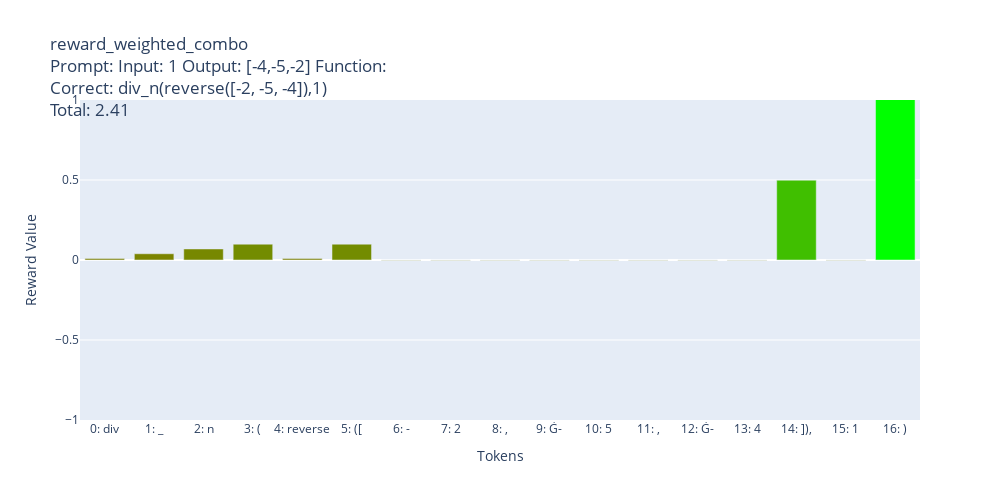
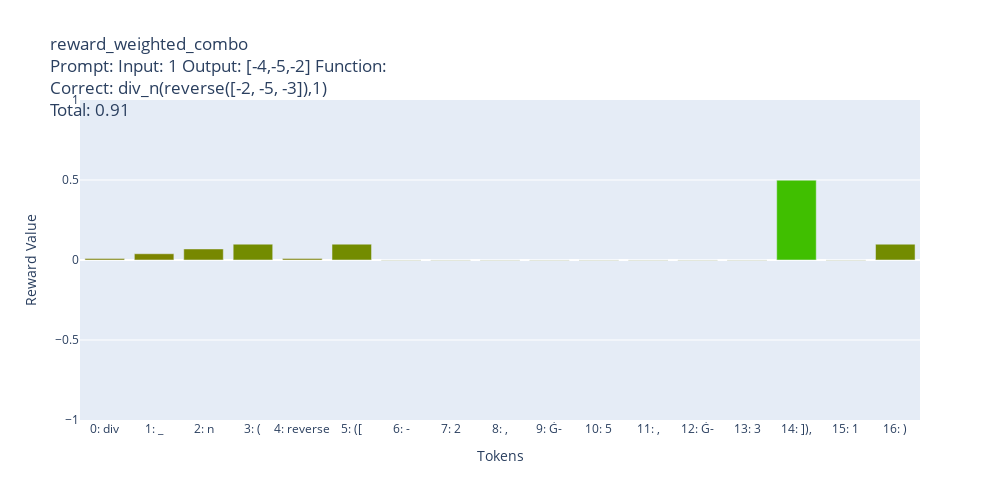
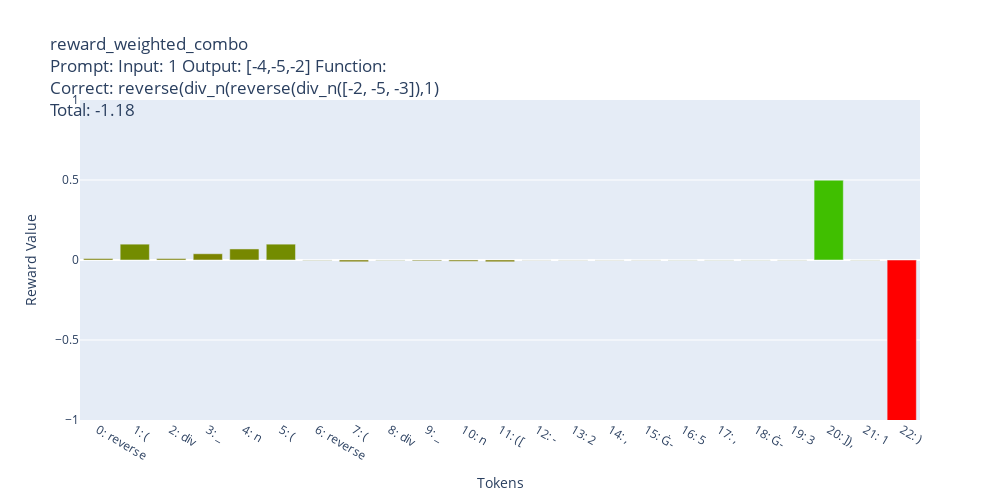
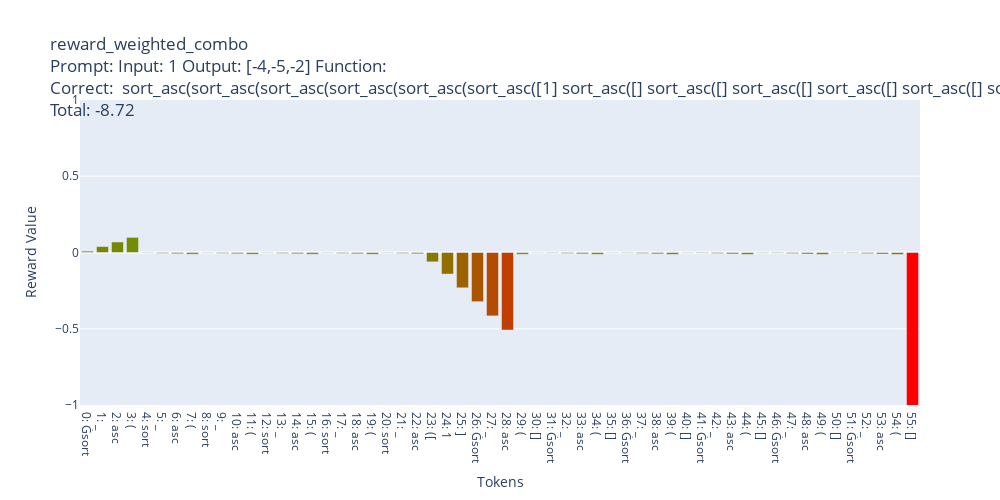

Notebook code for these charts, in order:
### Code cell
from rewards import reward_basic, reward_basic_dense, make_reward_token_cost, make_reward_output_length_diff, reward_func_usage, make_reward_substring_matches, reward_func_usage_dense, make_reward_closing_brackets, make_reward_weighted_combo, penalize_syntax_errors

# reward_basic(["Input: 1 Output: [-4,-5,-2] Function: div_n(reverse([-2, -5, -4]),1)"])
input_outputs = [
    ["Input: 1 Output: [-4,-5,-2] Function:", "div_n(reverse([-2, -5, -4]),1)", "div_n(reverse([-2, -5, -4]),1)"],
    # ["Input: 1 Output: [-4,-5,-2] Function:", "div_n(reverse([-2, -5, -4])),1))", "div_n(reverse([-2, -5, -4]),1)"],
    # ["Input: 1 Output: [-4,-5,-2] Function:", "div_n(reverse([-2, -5, -4]))),1),),)", "div_n(reverse([-2, -5, -4]),1)"],
    # ["Input: 1 Output: [-4,-5,-2] Function:", "div_n(reverse([-2, -5]),1)", "div_n(reverse([-2, -5, -4]),1)"],
    # ["Input: 1 Output: [-4,-5,-2] Function:", "div(reverse([-2, -5, -4]),1)", "div_n(reverse([-2, -5, -4]),1)"],
    # ["Input: 1 Output: [-4,-5,-2] Function:", "div_n(reverse([-2, -5, -a]),1)", "div_n(reverse([-2, -5, -4]),1)"],
    ["Input: 1 Output: [-4,-5,-2] Function:", "div_n(reverse([-2, -5, -3]),1)", "div_n(reverse([-2, -5, -4]),1)"],
    ["Input: 1 Output: [-4,-5,-2] Function:", "reverse(div_n(reverse(div_n([-2, -5, -3]),1)", "div_n(reverse([-2, -5, -4]),1)"],
    
    ["Input: 1 Output: [-4,-5,-2] Function:", " sort_asc(sort_asc(sort_asc(sort_asc(sort_asc(sort_asc([1] sort_asc([] sort_asc([] sort_asc([] sort_asc([] sort_asc([] sort_asc([]", "div_n(sort_asc([-2, -5, -4]),1)"],
    ["Input: 1 Output: [-4,-5,-2] Function:", "mul_users praying plunder([0, 4, -2, 0],5)", "mul(sort_asc([-2, -5, -4]),1)"],
    ["Input: 1 Output: [-4,-5,-2] Function:", "sort_asc(sort_asc(sort_asc(sort_asc(sort_asc(drop([1, -1, -2, -3],1)B-1))))", "mul(sort_asc([-2, -5, -4]),1)"],
    ["Input: 1 Output: [-4,-5,-2] Function:", "", "mul(sort_asc([-2, -5, -4]),1)"],
]

MAX_LENGTH = 200

compare_reward_funcs([
    # reward_basic,
    # reward_basic_dense,
    # make_reward_token_cost(MAX_LENGTH, 0.5, 0.01),
    # make_reward_token_cost(20, 0.5, 0.01),
    # make_reward_token_cost(10, 0.5, 0.01),
    # make_reward_output_length_diff(10),
    # make_reward_output_length_diff(),
    # reward_func_usage,
    # make_reward_substring_matches(["div_n(", "reverse("], 0.5),
    # make_reward_substring_matches(["["], 0.5),
    # make_reward_substring_matches(["[-2, -5, -4]"], 0.5),
    # reward_func_usage_dense,
    # make_reward_closing_brackets(max_reward=1.0),
    # penalize_syntax_errors,

    # make_reward_weighted_combo([
    #     # reward_basic,
    #     reward_basic_dense,
    #     make_reward_token_cost(MAX_LENGTH, 0.5, 0.01),
    #     reward_func_usage_dense,
    #     make_reward_closing_brackets(max_reward=1.0),
    #     make_reward_output_length_diff(),
    #     penalize_syntax_errors,
    # ], [
    #     1.0,
    #     0.1,
    #     0.3,
    #     0.2,
    #     0.1,
    #     0.5,
    # ]),

    make_reward_weighted_combo([
        reward_basic_dense,
        # make_reward_token_cost(MAX_LENGTH, 0.5, 0.01),
        make_reward_token_cost(MAX_LENGTH, 0.5, 0.01),
        reward_func_usage_dense,
        make_reward_closing_brackets(max_reward=1.0),
        make_reward_output_length_diff(),
        penalize_syntax_errors,
    ], [
        # 1.0,
        # 0.1,
        # 0.1,
        # 0.5,
        # 0.1,
        # 0.5,

        # Weights 2
        1.0,
        0.01,
        0.05,
        0.05,
        0.01,
        0.5,
    ])
], input_outputs)

### Figure 1 — Plotly figure (JSON) as saved in the notebook; plotly's stock layout.template omitted (floating-point values rounded to 4 significant figures)
{"data": [{"hovertemplate": "Token: %{x}<br>Reward: %{y}<extra></extra>", "marker": {"cmax": 1, "cmin": -1, "color": [0.009, 0.039, 0.069, 0.09899, 0.00899, 0.09898, -0.001022, -0.00103, -0.00104, -0.00105, -0.001062, -0.001076, -0.00109, -0.001106, 0.4989, -0.001142, 1.599], "colorscale": [[0, "rgb(255, 0, 0)"], [1, "rgb(0, 255, 0)"]]}, "type": "bar", "x": ["0: div", "1: _", "2: n", "3: (", "4: reverse", "5: ([", "6: -", "7: 2", "8: ,", "9: Ġ-", "10: 5", "11: ,", "12: Ġ-", "13: 4", "14: ]),", "15: 1", "16: )"], "y": [0.009, 0.039, 0.069, 0.09899, 0.00899, 0.09898, -0.001022, -0.00103, -0.00104, -0.00105, -0.001062, -0.001076, -0.00109, -0.001106, 0.4989, -0.001142, 1.599]}], "layout": {"autosize": false, "height": 500, "title": {"text": "reward_weighted_combo<br>Prompt: Input: 1 Output: [-4,-5,-2] Function:<br>Correct: div_n(reverse([-2, -5, -4]),1)<br>Total: 2.41"}, "width": 1000, "xaxis": {"title": {"text": "Tokens"}}, "yaxis": {"range": [-1, 1], "title": {"text": "Reward Value"}}}}

### Figure 2 — Plotly figure (JSON) as saved in the notebook; plotly's stock layout.template omitted (floating-point values rounded to 4 significant figures)
{"data": [{"hovertemplate": "Token: %{x}<br>Reward: %{y}<extra></extra>", "marker": {"cmax": 1, "cmin": -1, "color": [0.009, 0.039, 0.069, 0.09899, 0.00899, 0.09898, -0.001022, -0.00103, -0.00104, -0.00105, -0.001062, -0.001076, -0.00109, -0.001106, 0.4989, -0.001142, 0.09884], "colorscale": [[0, "rgb(255, 0, 0)"], [1, "rgb(0, 255, 0)"]]}, "type": "bar", "x": ["0: div", "1: _", "2: n", "3: (", "4: reverse", "5: ([", "6: -", "7: 2", "8: ,", "9: Ġ-", "10: 5", "11: ,", "12: Ġ-", "13: 3", "14: ]),", "15: 1", "16: )"], "y": [0.009, 0.039, 0.069, 0.09899, 0.00899, 0.09898, -0.001022, -0.00103, -0.00104, -0.00105, -0.001062, -0.001076, -0.00109, -0.001106, 0.4989, -0.001142, 0.09884]}], "layout": {"autosize": false, "height": 500, "title": {"text": "reward_weighted_combo<br>Prompt: Input: 1 Output: [-4,-5,-2] Function:<br>Correct: div_n(reverse([-2, -5, -3]),1)<br>Total: 0.91"}, "width": 1000, "xaxis": {"title": {"text": "Tokens"}}, "yaxis": {"range": [-1, 1], "title": {"text": "Reward Value"}}}}

### Figure 3 — Plotly figure (JSON) as saved in the notebook; plotly's stock layout.template omitted (floating-point values rounded to 4 significant figures)
{"data": [{"hovertemplate": "Token: %{x}<br>Reward: %{y}<extra></extra>", "marker": {"cmax": 1, "cmin": -1, "color": [0.009, 0.099, 0.008998, 0.03899, 0.06899, 0.09898, -0.002022, -0.01103, -0.00204, -0.00505, -0.008062, -0.01108, -0.00109, -0.001106, -0.001124, -0.001142, -0.001163, -0.001184, -0.001207, -0.001232, 0.4987, -0.001285, -1.956], "colorscale": [[0, "rgb(255, 0, 0)"], [1, "rgb(0, 255, 0)"]]}, "type": "bar", "x": ["0: reverse", "1: (", "2: div", "3: _", "4: n", "5: (", "6: reverse", "7: (", "8: div", "9: _", "10: n", "11: ([", "12: -", "13: 2", "14: ,", "15: Ġ-", "16: 5", "17: ,", "18: Ġ-", "19: 3", "20: ]),", "21: 1", "22: )"], "y": [0.009, 0.099, 0.008998, 0.03899, 0.06899, 0.09898, -0.002022, -0.01103, -0.00204, -0.00505, -0.008062, -0.01108, -0.00109, -0.001106, -0.001124, -0.001142, -0.001163, -0.001184, -0.001207, -0.001232, 0.4987, -0.001285, -1.956]}], "layout": {"autosize": false, "height": 500, "title": {"text": "reward_weighted_combo<br>Prompt: Input: 1 Output: [-4,-5,-2] Function:<br>Correct: reverse(div_n(reverse(div_n([-2, -5, -3]),1)<br>Total: -1.18"}, "width": 1000, "xaxis": {"title": {"text": "Tokens"}}, "yaxis": {"range": [-1, 1], "title": {"text": "Reward Value"}}}}

### Figure 4 — Plotly figure (JSON) as saved in the notebook; plotly's stock layout.template omitted (floating-point values rounded to 4 significant figures)
{"data": [{"hovertemplate": "Token: %{x}<br>Reward: %{y}<extra></extra>", "marker": {"cmax": 1, "cmin": -1, "color": [0.009, 0.039, 0.069, 0.09899, -0.00201, -0.005015, -0.008022, -0.01103, -0.00204, -0.00505, -0.008062, -0.01108, -0.00209, -0.005106, -0.008124, -0.01114, -0.002163, -0.005184, -0.008207, -0.01123, -0.002258, -0.005285, -0.008314, -0.06134, -0.1414, -0.2314, -0.3224, -0.4155, -0.5085, -0.01156, -0.0016, -0.002643, -0.005688, -0.008734, -0.01178, -0.001832, -0.002883, -0.005936, -0.008991, -0.01205, -0.002106, -0.003166, -0.006228, -0.009291, -0.01236, -0.002424, -0.003494, -0.006565, -0.009638, -0.01271, -0.00279, -0.003869, -0.00695, -0.01003, -0.01312, -6.958], "colorscale": [[0, "rgb(255, 0, 0)"], [1, "rgb(0, 255, 0)"]]}, "type": "bar", "x": ["0: Ġsort", "1: _", "2: asc", "3: (", "4: sort", "5: _", "6: asc", "7: (", "8: sort", "9: _", "10: asc", "11: (", "12: sort", "13: _", "14: asc", "15: (", "16: sort", "17: _", "18: asc", "19: (", "20: sort", "21: _", "22: asc", "23: ([", "24: 1", "25: ]", "26: Ġsort", "27: _", "28: asc", "29: (", "30: []", "31: Ġsort", "32: _", "33: asc", "34: (", "35: []", "36: Ġsort", "37: _", "38: asc", "39: (", "40: []", "41: Ġsort", "42: _", "43: asc", "44: (", "45: []", "46: Ġsort", "47: _", "48: asc", "49: (", "50: []", "51: Ġsort", "52: _", "53: asc", "54: (", "55: []"], "y": [0.009, 0.039, 0.069, 0.09899, -0.00201, -0.005015, -0.008022, -0.01103, -0.00204, -0.00505, -0.008062, -0.01108, -0.00209, -0.005106, -0.008124, -0.01114, -0.002163, -0.005184, -0.008207, -0.01123, -0.002258, -0.005285, -0.008314, -0.06134, -0.1414, -0.2314, -0.3224, -0.4155, -0.5085, -0.01156, -0.0016, -0.002643, -0.005688, -0.008734, -0.01178, -0.001832, -0.002883, -0.005936, -0.008991, -0.01205, -0.002106, -0.003166, -0.006228, -0.009291, -0.01236, -0.002424, -0.003494, -0.006565, -0.009638, -0.01271, -0.00279, -0.003869, -0.00695, -0.01003, -0.01312, -6.958]}], "layout": {"autosize": false, "height": 500, "title": {"text": "reward_weighted_combo<br>Prompt: Input: 1 Output: [-4,-5,-2] Function:<br>Correct:  sort_asc(sort_asc(sort_asc(sort_asc(sort_asc(sort_asc([1] sort_asc([] sort_asc([] sort_asc([] sort_asc([] sort_asc([] sort_asc([]<br>Total: -8.72"}, "width": 1000, "xaxis": {"title": {"text": "Tokens"}}, "yaxis": {"range": [-1, 1], "title": {"text": "Reward Value"}}}}
